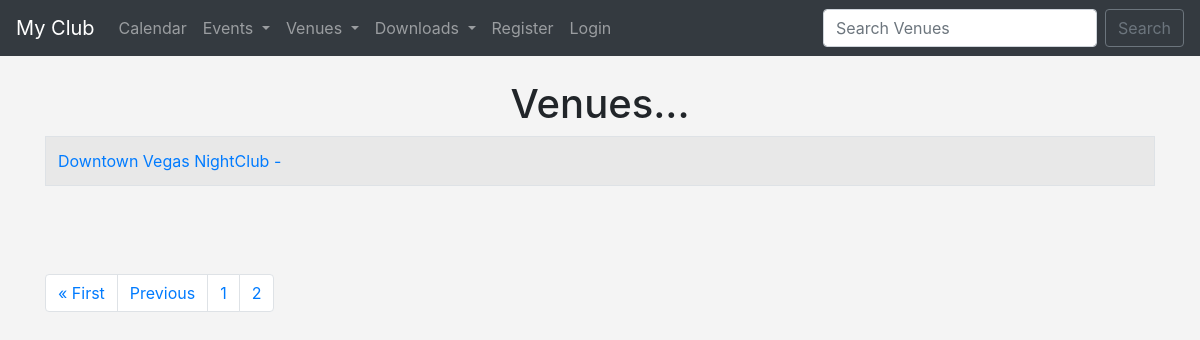
/list_venues?page=2, run on an earlier commit of the app's database.
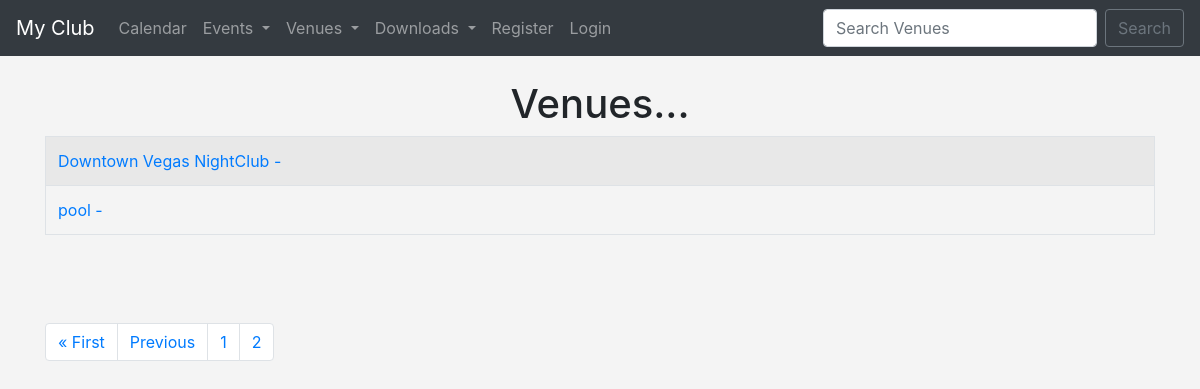
And on a later commit of the database.
### events/models.py (models this page shows)
class Venue(models.Model):
    name = models.CharField('Venue name', max_length=128)
    address = models.CharField(max_length=300)
    zip_code = models.CharField('Zip code', max_length=15)
    phone = models.CharField('Contact phone', max_length=15, blank=True)
    web = models.URLField('Website Address', blank=True)
    email_address = models.EmailField('Email Address',blank=True)
    owner = models.IntegerField("Venue Owner", blank=False, default=1)
    venue_image = models.ImageField(null=True, blank=True, upload_to="images/")
    def __str__(self):
        return self.name

### events/views.py (the view)
# urls.py: path('list_venues', views.list_venues, name='list-venues'),
def list_venues(request):
    venue_list = Venue.objects.all()
    p = Paginator(Venue.objects.all(), 2)
    page = request.GET.get('page')
    venues = p.get_page(page)
    nums = "a" * venues.paginator.num_pages
    return render(request, 'events/venue.html', {
        'venue_list': venue_list,
        'venues': venues,
        "nums": nums
    })

### events/templates/events/venue.html (shortened to what this page needs)
{% extends 'events/base.html' %}
{% block content %}
    <center>
        <h1>Venues...</h1>
        <table class="table table-hover table-striped table-bordered">
            {% for venue in venues %}
            <tr>
                <td>
                    <a href="{% url 'show-venue' venue.id %}">{{ venue }} - {{ venue.web }}</a>
                </td>
            </tr>
            {% endfor %}
        </table>
        <br><br><br>
        <nav aria-label="Page navigation example">
            <ul class="pagination">
                {% if venues.has_previous %}
                    <li class="page-item"><a class="page-link" href="?page=1">&laquo First</a></li>
                    <li class="page-item"><a class="page-link" href="?page={{ venues.previous_page_number }}">Previous</a></li>
                {% endif %}
                {% for n in nums %}
                <li class="page-item"><a class="page-link" href="?page={{ forloop.counter }}">{{ forloop.counter }}</a></li>
                {% endfor %}
            </ul>
        </nav>
    </center>
{% endblock %}

What changed in the data, as far as the page shows it:
added Venue: name "pool"
